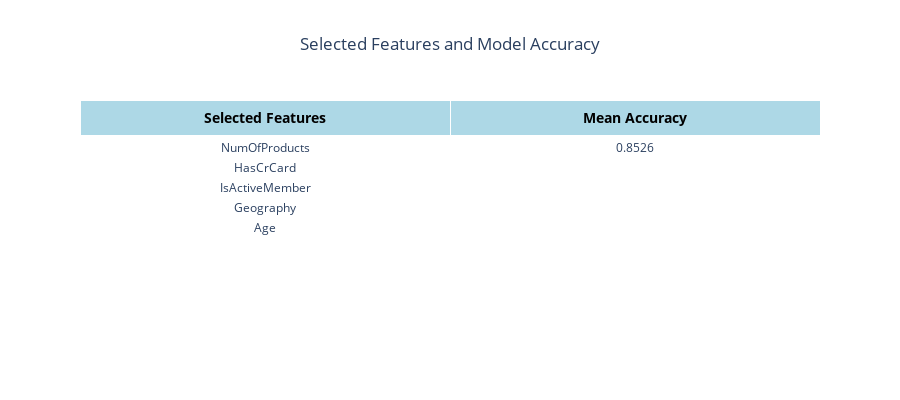

Write notebook code for a chart like this one.
### Code cell
fig = go.Figure(data=[go.Table(
    header=dict(
        values=["<b>Selected Features</b>", "<b>Mean Accuracy</b>"],
        fill_color="lightblue",
        align="center",
        font=dict(size=14, color="black")
    ),
    cells=dict(
        values=[[feature_names[i] for i in best_subset], [f"{best_accuracy:.4f}"]],
        fill_color="white",
        align="center",
        font=dict(size=12)
    )
)])

# Estilizar y mostrar la tabla
fig.update_layout(
    title="Selected Features and Model Accuracy",
    title_x=0.5,
    template="plotly_white",
    height=400
)

fig.show()

### Figure 1 — Plotly figure (JSON) as saved in the notebook; plotly's stock layout.template omitted (floating-point values rounded to 4 significant figures)
{"data": [{"cells": {"align": "center", "fill": {"color": "white"}, "font": {"size": 12}, "values": [["NumOfProducts", "HasCrCard", "IsActiveMember", "Geography", "Age"], ["0.8526"]]}, "header": {"align": "center", "fill": {"color": "lightblue"}, "font": {"color": "black", "size": 14}, "values": ["<b>Selected Features</b>", "<b>Mean Accuracy</b>"]}, "type": "table"}], "layout": {"height": 400, "title": {"text": "Selected Features and Model Accuracy", "x": 0.5}}}
